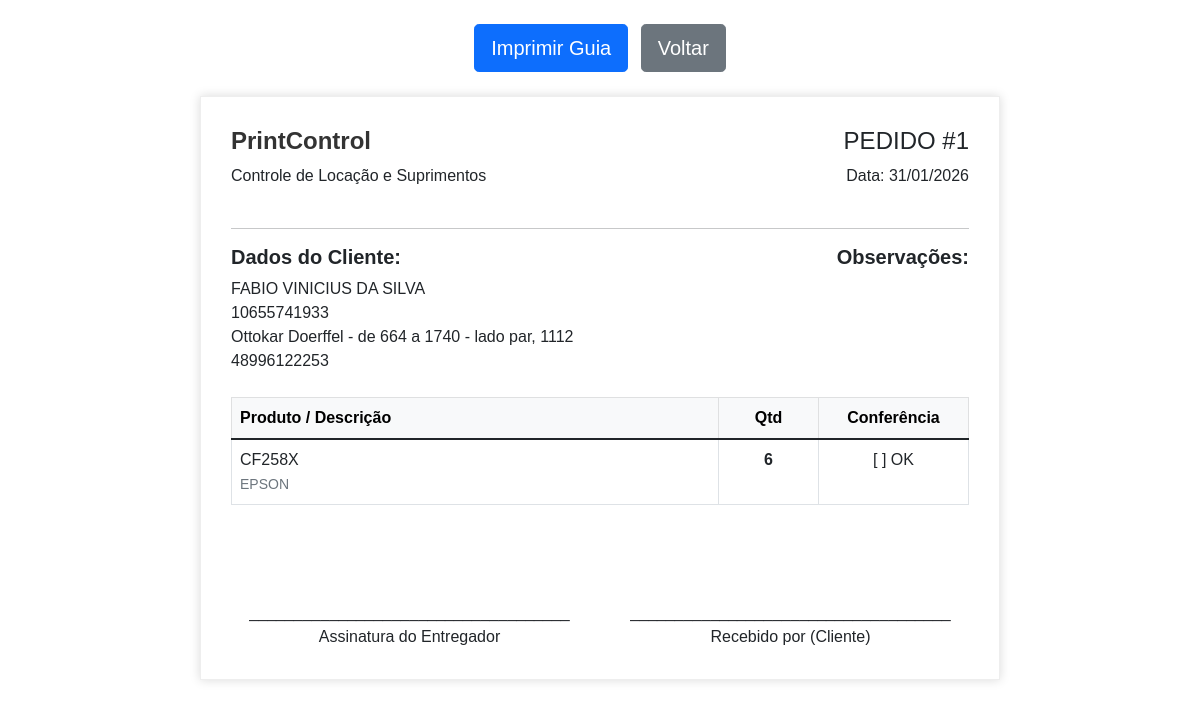
Page /imprimir_pedido/1 on the earlier database version.
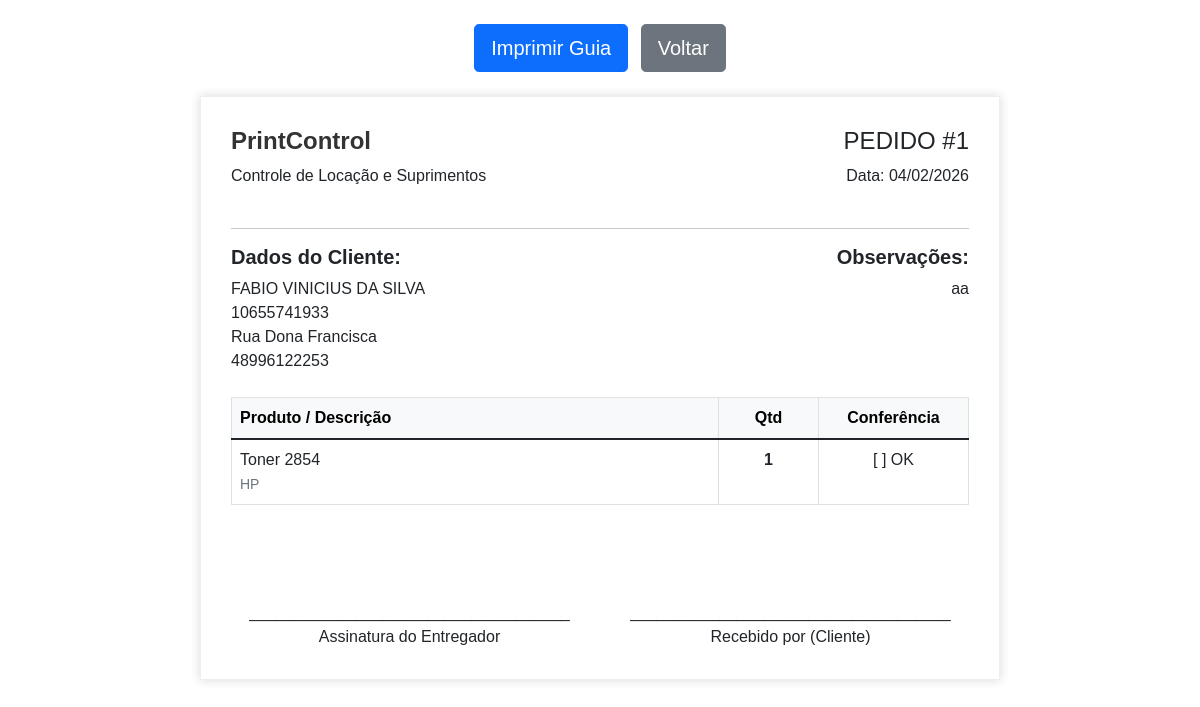
Same page on the later database version.
### app.py (models this page shows)
class PedidoSaida(db.Model):
    id = db.Column(db.Integer, primary_key=True)
    numero_pedido = db.Column(db.Integer, unique=True)
    cliente_id = db.Column(db.Integer, db.ForeignKey('cliente.id'), nullable=False)
    data = db.Column(db.DateTime, default=datetime.now)
    impressora = db.Column(db.String(100))
    observacao = db.Column(db.String(200))
    status = db.Column(db.String(20), default='Ativo')
    justificativa_cancelamento = db.Column(db.String(255))
    cliente = db.relationship('Cliente', backref='pedidos')
    itens = db.relationship('ItemPedido', backref='pedido', cascade="all, delete-orphan")

class Cliente(db.Model):
    id = db.Column(db.Integer, primary_key=True)
    nome = db.Column(db.String(100), nullable=False)
    tipo_pessoa = db.Column(db.String(20))
    documento = db.Column(db.String(20))
    endereco = db.Column(db.String(200))
    telefone = db.Column(db.String(20))
    email = db.Column(db.String(100))
    data_fechamento = db.Column(db.Integer)
    observacao = db.Column(db.Text)

class ItemPedido(db.Model):
    id = db.Column(db.Integer, primary_key=True)
    pedido_id = db.Column(db.Integer, db.ForeignKey('pedido_saida.id'), nullable=False)
    produto_id = db.Column(db.Integer, db.ForeignKey('produto.id'), nullable=False)
    quantidade = db.Column(db.Integer, nullable=False)
    produto = db.relationship('Produto')

class Produto(db.Model):
    id = db.Column(db.Integer, primary_key=True)
    nome = db.Column(db.String(100), nullable=False)
    categoria = db.Column(db.String(50))
    marca = db.Column(db.String(50))
    compatibilidade = db.Column(db.String(150))
    quantidade = db.Column(db.Integer, default=0)
    minimo = db.Column(db.Integer, default=5)
    valor_pago = db.Column(db.Float, default=0.0)
    valor_venda = db.Column(db.Float, default=0.0)
    observacao = db.Column(db.String(200))
    ativo = db.Column(db.Boolean, default=True)

### app.py (the view)
@app.route('/imprimir_pedido/<int:id>')
def imprimir_pedido(id):
    p = PedidoSaida.query.get_or_404(id)
    return render_template('imprimir_pedido.html', pedido=p)

### app.py (called while the page is built)
@app.context_processor
def utility_processor():
    try:
        config = Configuracao.query.first()
        if not config:
            config = Configuracao()
            db.session.add(config)
            db.session.commit()
        return dict(hoje=datetime.now(), config=config)
    except: return dict(hoje=datetime.now(), config=None)

### templates/imprimir_pedido.html (shortened to what this page needs)
<!DOCTYPE html>
<html lang="pt-br">
<head>
    <link href="https://cdn.jsdelivr.net/npm/bootstrap@5.1.3/dist/css/bootstrap.min.css" rel="stylesheet">
</head>
<body>
    <div class="container mt-4">
        <div class="no-print mb-4 text-center">
            <button onclick="window.print()" class="btn btn-primary btn-lg"> Imprimir Guia</button>
            <a href="{{ url_for('saida_locacao') }}" class="btn btn-secondary btn-lg ms-2">Voltar</a>
        </div>
        <div class="invoice-box">
            <div class="row mb-4">
                <div class="col-8">
                    <h2 class="header-title">PrintControl</h2>
                    <p>Controle de Locação e Suprimentos</p>
                </div>
                <div class="col-4 text-end">
                    <h4>PEDIDO #{{ pedido.numero_pedido }}</h4>
                    <p>Data: {{ pedido.data.strftime('%d/%m/%Y') }}</p>
                </div>
            </div>
            <hr>
            <div class="row mb-4">
                <div class="col-6">
                    <h5 class="fw-bold">Dados do Cliente:</h5>
                    <div>{{ pedido.cliente.nome }}</div>
                    <div>{{ pedido.cliente.documento }}</div>
                    <div>{{ pedido.cliente.endereco }}</div>
                    <div>{{ pedido.cliente.telefone }}</div>
                </div>
                <div class="col-6 text-end">
                    <h5 class="fw-bold">Observações:</h5>
                    <p>{{ pedido.observacao }}</p>
                </div>
            </div>
            <table class="table table-bordered">
                <thead class="table-light">
                    <tr>
                        <th>Produto / Descrição</th>
                        <th class="text-center" width="100">Qtd</th>
                        <th class="text-center" width="150">Conferência</th>
                    </tr>
                </thead>
                <tbody>
                    {% for item in pedido.itens %}
                    <tr>
                        <td>{{ item.produto.nome }}<br><small class="text-muted">{{ item.produto.marca }}</small></td>
                        <td class="text-center fw-bold">{{ item.quantidade }}</td>
                        <td class="text-center">[ ] OK</td>
                    </tr>
                    {% endfor %}
                </tbody>
            </table>
            <div class="row mt-5 pt-5">
                <div class="col-6 text-center">
                    ____________________________________<br>
                    Assinatura do Entregador
                </div>
                <div class="col-6 text-center">
                    ____________________________________<br>
                    Recebido por (Cliente)
                </div>
            </div>
        </div>
    </div>
</body>
</html>

Differences in the rows shown:
changed PedidoSaida: data "31/01/2026" → "04/02/2026"; observacao (not shown) → "aa"
changed Cliente "FABIO VINICIUS DA SILVA": cliente.endereco "Ottokar Doerffel - de 664 a 1740 - lado par, 1112" → "Rua Dona Francisca"
changed ItemPedido: produto.nome "CF258X" → "Toner 2854"; produto.marca "EPSON" → "HP"; quantidade "6" → "1"
